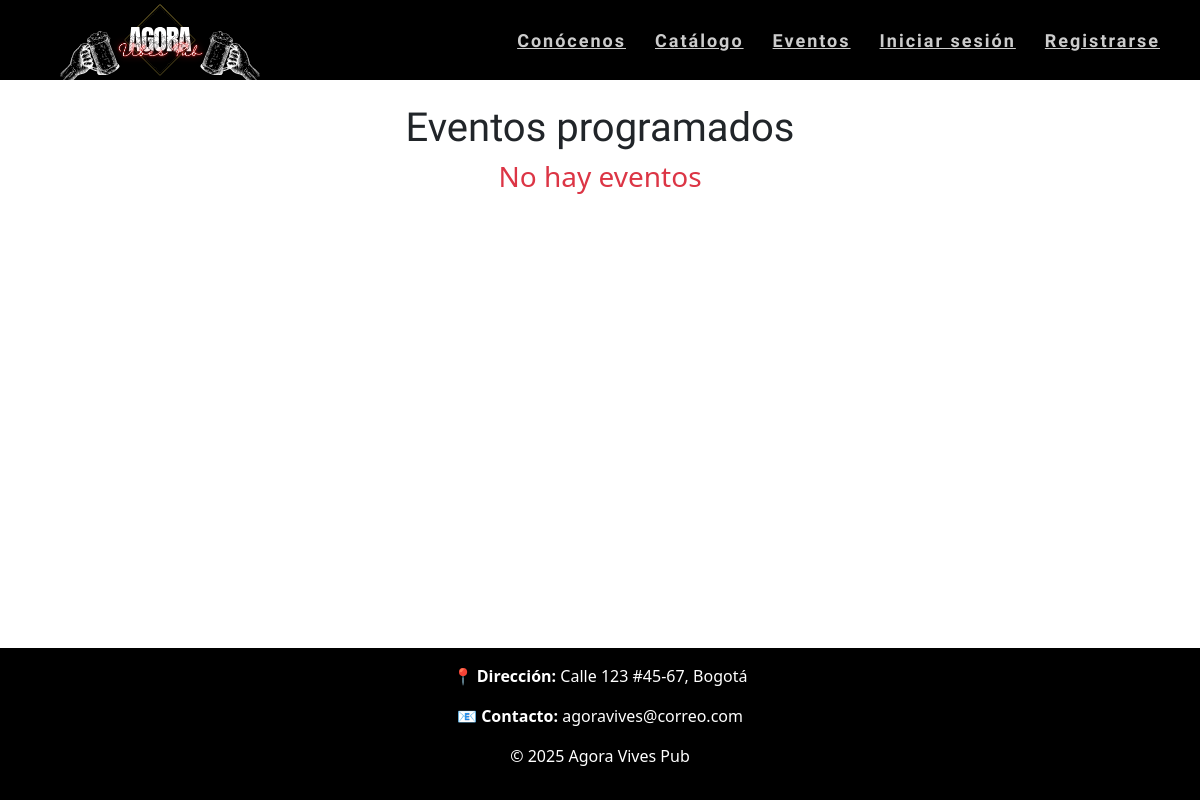
Page /eventos/eventos/ on the earlier database version.
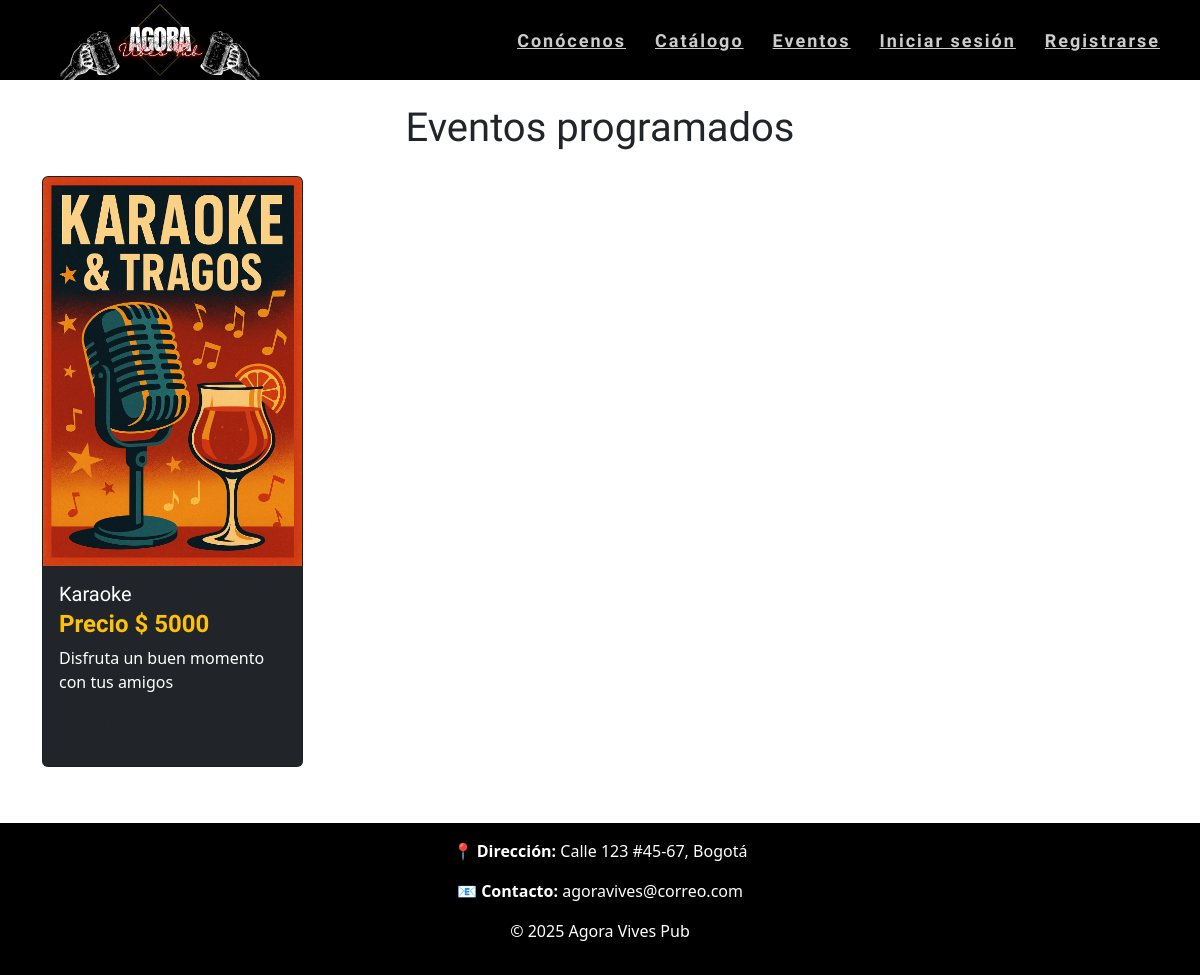
Same page on the later database version.
### EventoApp/models.py (models this page shows, shortened)
class Evento(models.Model):
    nombre = models.CharField(max_length=100)
    capacidad_maxima = models.IntegerField()
    descripcion = models.CharField(max_length=50)
    fecha = models.DateField()
    hora_inicio = models.TimeField(verbose_name='Hora de Inicio')
    precio_boleta = models.IntegerField(verbose_name='Precio de Boleta')
    imagen = models.ImageField(upload_to='EventoApp')
    def cupos_disponibles(self):
        total = self.boleta_set.aggregate(
            total=Sum('cantidad_boletos')
        )['total'] or 0
        return self.capacidad_maxima - total
    class Meta:
        db_table = "evento"
        verbose_name = "Evento"
        verbose_name_plural = "Eventos"

### EventoApp/views.py (the view)
# urls.py: path('eventos/', lis_eventos.as_view(), name='eventos'),
class lis_eventos(ListView):
    model = Evento
    template_name = 'evento.html'
    context_object_name = 'eventos'

### EventoApp/templates/evento.html (shortened to what this page needs)
{% extends 'base.html'%}
{% load static %}
{% block content %}
<h1 class="text-dark text-center" style="font-family: Rubik Dirt, system-ui;">Eventos programados</h1>
<div class="conteiner row">
    {% for e in eventos %}
        <div class="col-md-3">
            <div class="card rounded mt-3 bg-dark">
                <img src="{{ e.imagen.url }}" alt="{{ e.nombre }}" class="card-img-top">
                <div class="card-body">
                    <h5 class="card-title text-white" style="font-family: Black Ops One, system-ui;" > {{ e.nombre }}</h5>
                    <h4 class="text-warning card-subtitle mb-2 fw-bold " style="font-family: Saira Stencil One, sans-serif;">Precio $ {{ e.precio_boleta}}</h4>
                    <p class="card-text text-white">{{e.descripcion}}</p>
                    {% if e.cupos_disponibles > 0 %}
                        <p class="text-dark">
                        </p>
                    {% else %}
                        <p class="text-danger fw-bold">
                            AGOTADO
                        </p>
                    {% endif %}
                </div>
            </div>
        </div>
    {% empty %}
        <h3 class="text-danger text-center">No hay eventos</h3>
    {% endfor %}
</div>
{% endblock %}

Differences in the rows shown:
added Evento: imagen (picture), nombre "Karaoke", precio_boleta "5000", descripcion "Disfruta un buen momento con tus amigos"
Other differences:
text no longer shown: "No hay eventos"
